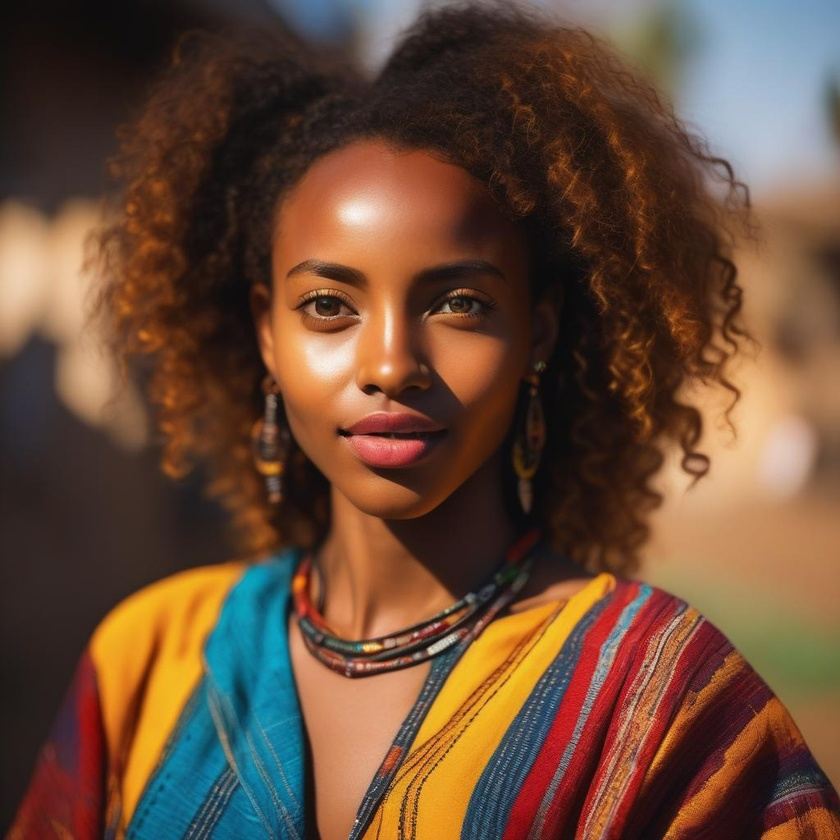
#> input picture Woman_data_set/100.jpg, 840 x 840 px, shrunk from 1024 x 1024 before the run; its folder holds only this picture in this run
$ jupyter execute Woman_data_set_reading_and_face_recognition.ipynb
#> lines starting #> are read from the running program, lines starting #| are printed output that depends on the picture
[cell 1]
import cv2
import os

# Load the image
total_con=os.listdir('Woman_data_set')
count = len(total_con)

# font
font = cv2.FONT_HERSHEY_SIMPLEX

# fontScale
fontScale = 1

# Blue color in BGR
color = (255, 0, 0)

# Line thickness of 2 px
thickness = 2

faces = []
images = []

face_classifier = cv2.CascadeClassifier(
    cv2.data.haarcascades + "haarcascade_frontalface_default.xml"
)

for con in total_con:
    image = cv2.imread("Woman_data_set/" + con, cv2.COLOR_BGR2GRAY)
#> image is the input picture: shape (840, 840, 3); mean B, G, R 56.2, 75.5, 105.8
    images.append(image)

[cell 2]
for image in images:

    gray = cv2.cvtColor(image, cv2.COLOR_BGR2GRAY)

    faces = face_classifier.detectMultiScale(
            gray,
            scaleFactor=1.1,
            minNeighbors=5,
            minSize=(30, 30),
            flags=cv2.CASCADE_SCALE_IMAGE)

    for (x, y, w, h) in faces:
        cv2.rectangle(image, (x, y), (x + w, y + h), (0, 255, 0), 3)
        cv2.putText(image, 'Woman', (x, y), font,
                   fontScale, color, thickness, cv2.LINE_AA)

    cv2.imshow("Photo",image)
    cv2.waitKey(1)
    if cv2.waitKey(1) & 0xFF == ord('q'):
        break
#> this loop made 1 pass; (key q is pressed on pass 1)
#> faces on pass 1: [[230, 711, 70, 70], [229, 169, 330, 330]]
#> pass 1, `gray = cv2.cvtColor(image, cv2.COLOR_BGR2GRAY)`:
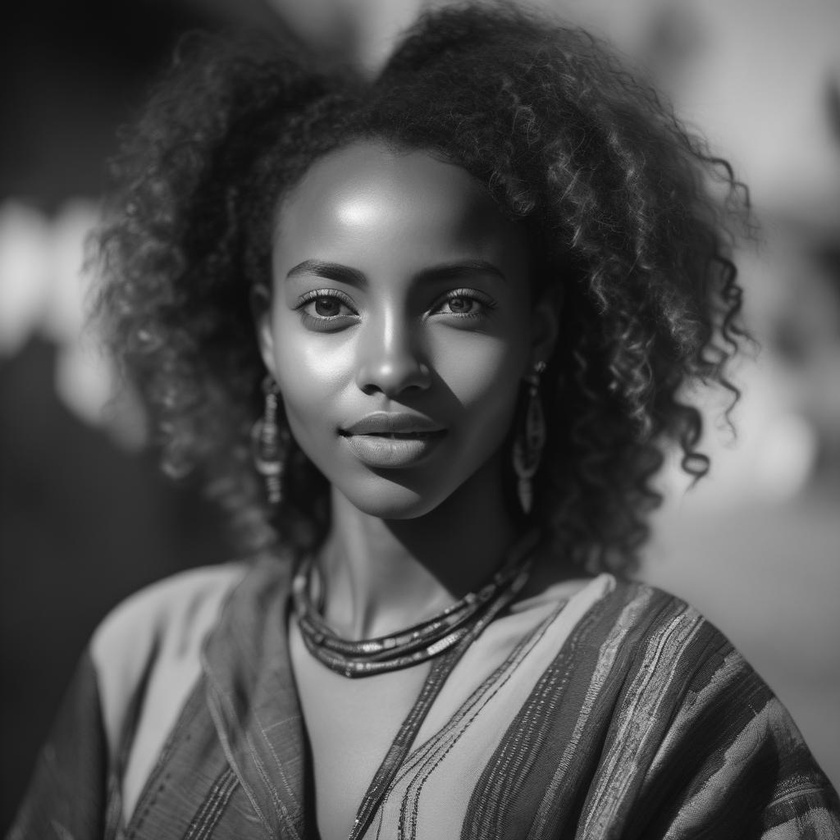
#> gray: shape (840, 840); min 5, max 246, mean 82.3
#> pass 1, `cv2.imshow("Photo",image)`:
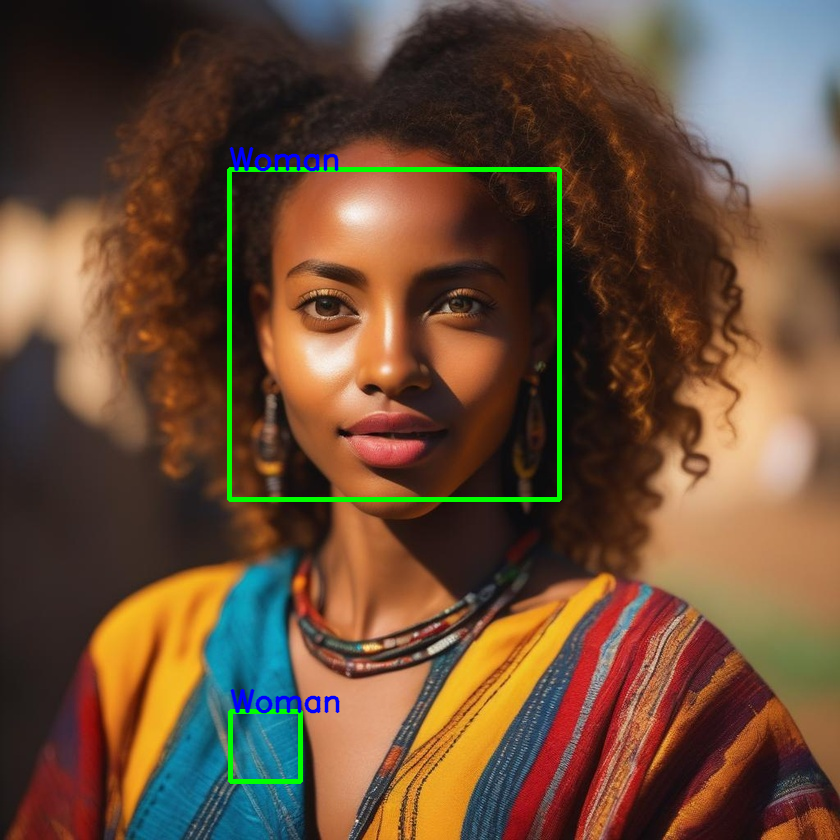
#> window 'Photo': shape (840, 840, 3); mean B, G, R 56.2, 77.5, 105


cv2.destroyAllWindows()

$ run again, on Woman_data_set/126.png
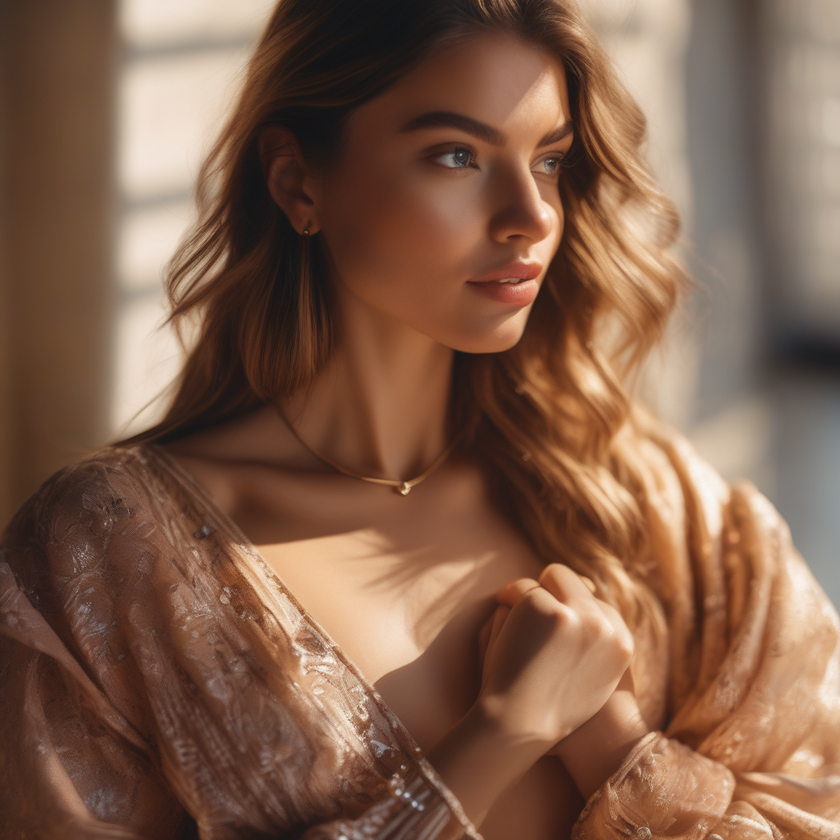
#> input picture Woman_data_set/126.png, 840 x 840 px, shrunk from 1024 x 1024 before the run
#> image is the input picture: shape (840, 840, 3); mean B, G, R 75.1, 94.9, 128.6
#> the loop `for image in images: ` made 1 pass; (key q is pressed on pass 1)
#> faces on pass 1: [[641, 470, 50, 50]]
#> pass 1, `gray = cv2.cvtColor(image, cv2.COLOR_BGR2GRAY)`:
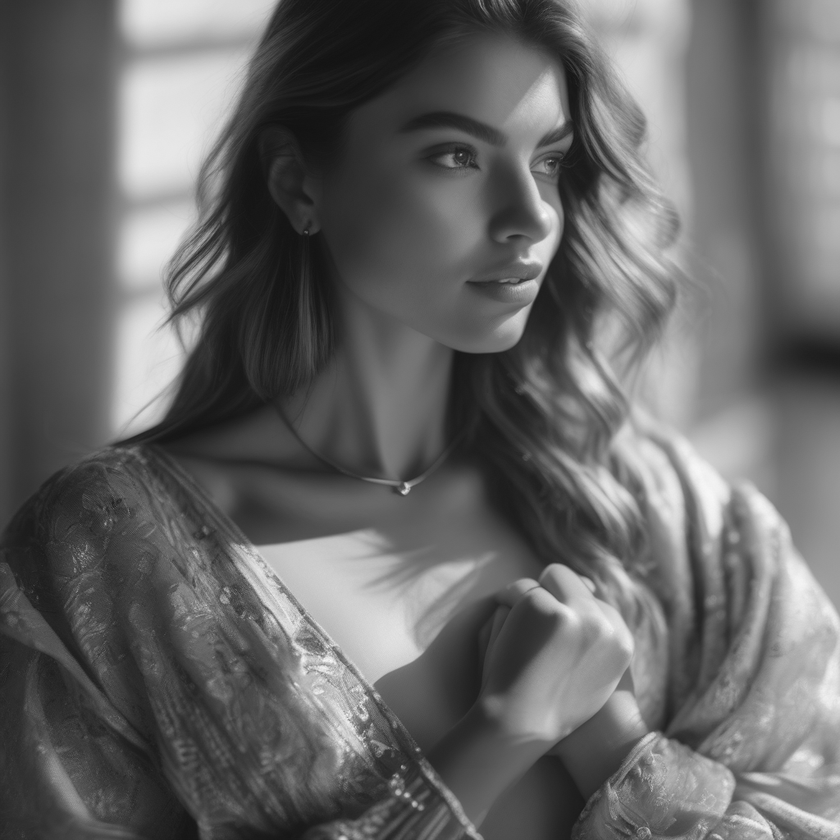
#> gray: shape (840, 840); min 18, max 251, mean 102.7
#> pass 1, `cv2.imshow("Photo",image)`:
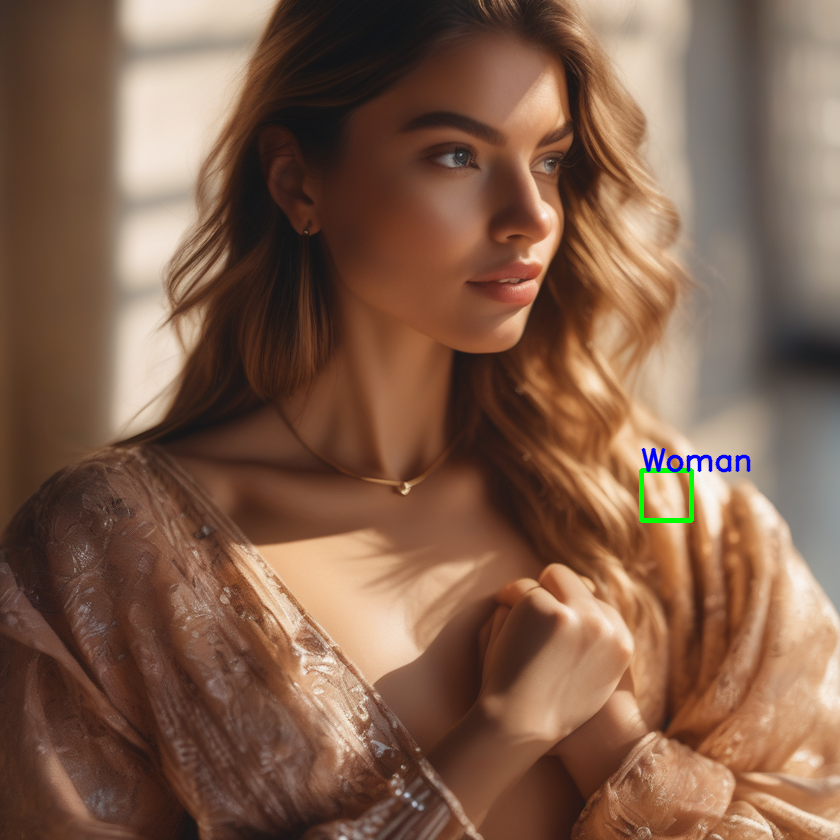
#> window 'Photo': shape (840, 840, 3); mean B, G, R 75.1, 94.7, 128.1

$ run again, on Woman_data_set/134.jpg
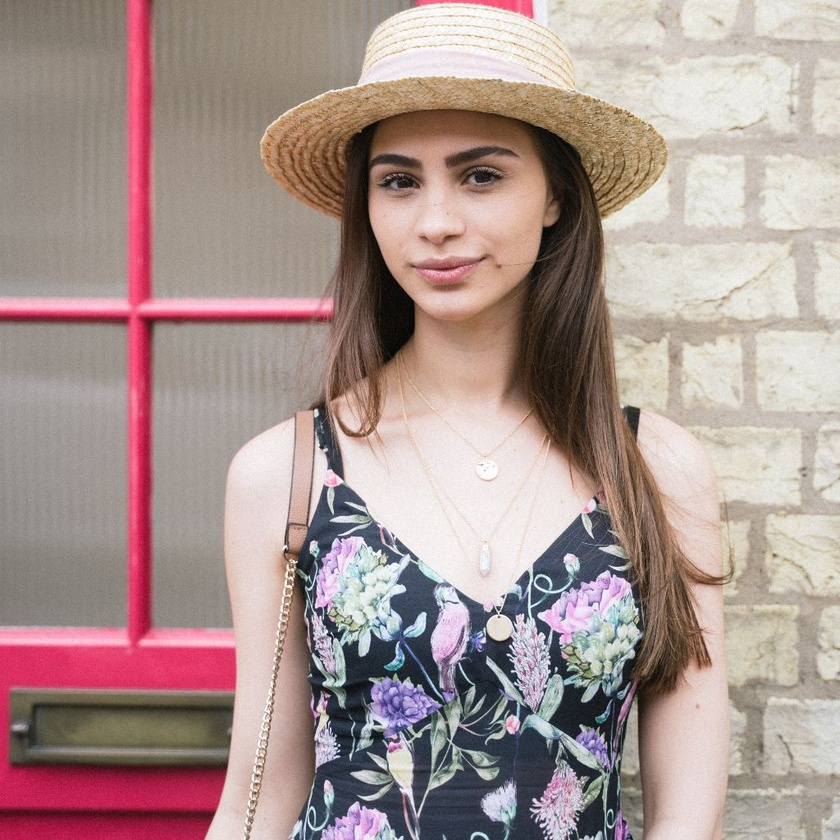
#> input picture Woman_data_set/134.jpg, 840 x 840 px, shrunk from 1024 x 1024 before the run
#> image is the input picture: shape (840, 840, 3); mean B, G, R 144.7, 148.7, 169.8
#> the loop `for image in images: ` made 1 pass; (key q is pressed on pass 1)
#> pass 1, `gray = cv2.cvtColor(image, cv2.COLOR_BGR2GRAY)`:
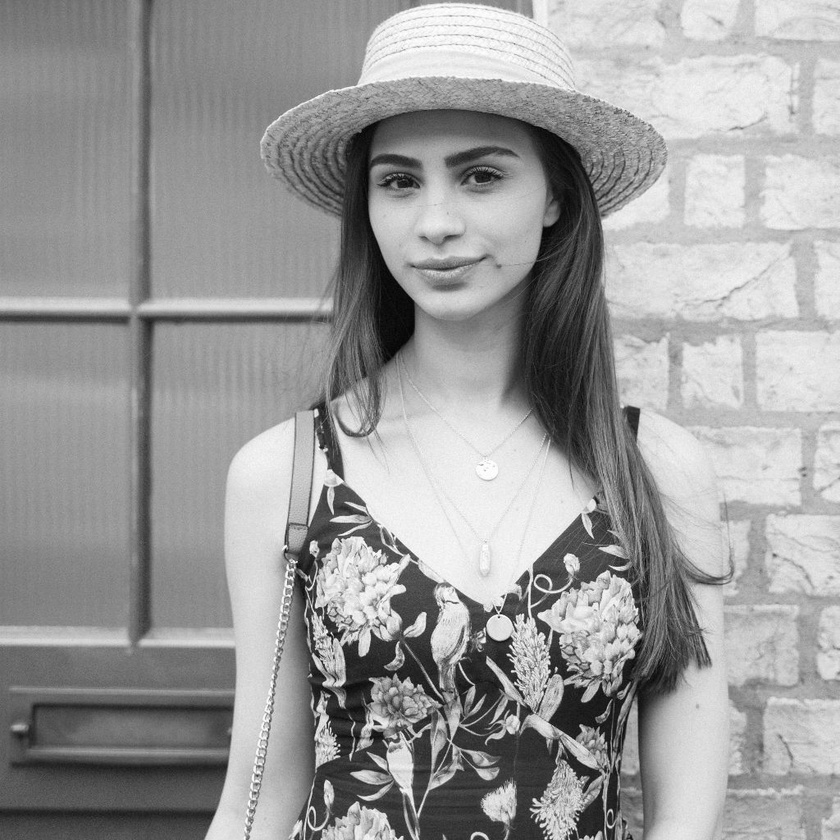
#> gray: shape (840, 840); min 1, max 255, mean 154.6
#> pass 1, `cv2.imshow("Photo",image)`:
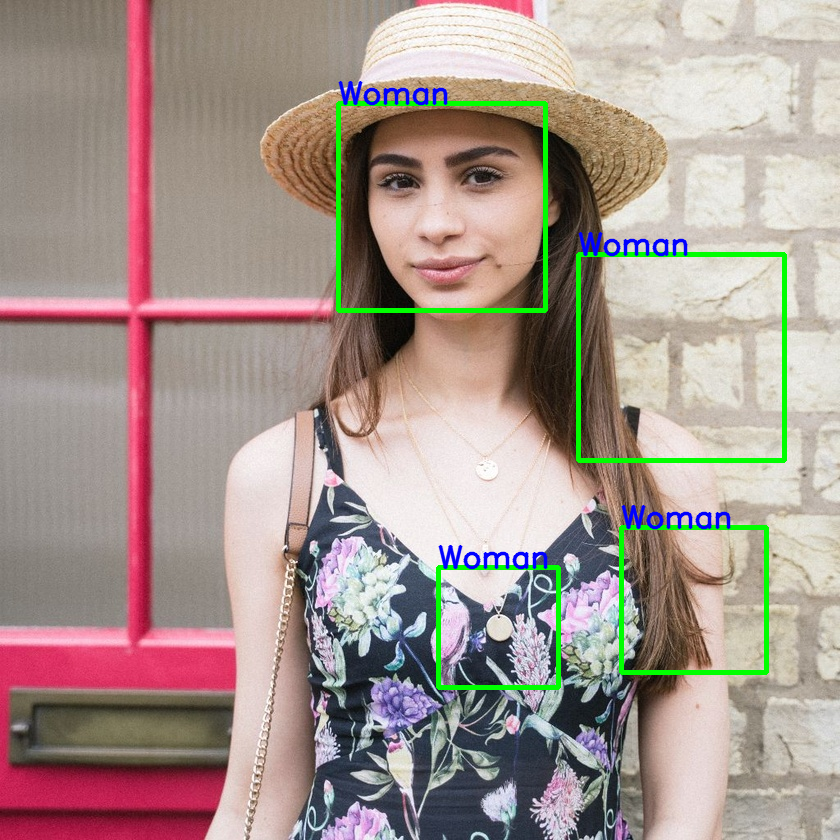
#> window 'Photo': shape (840, 840, 3); mean B, G, R 142.8, 149.9, 166

$ run again, on Woman_data_set/139.jpg
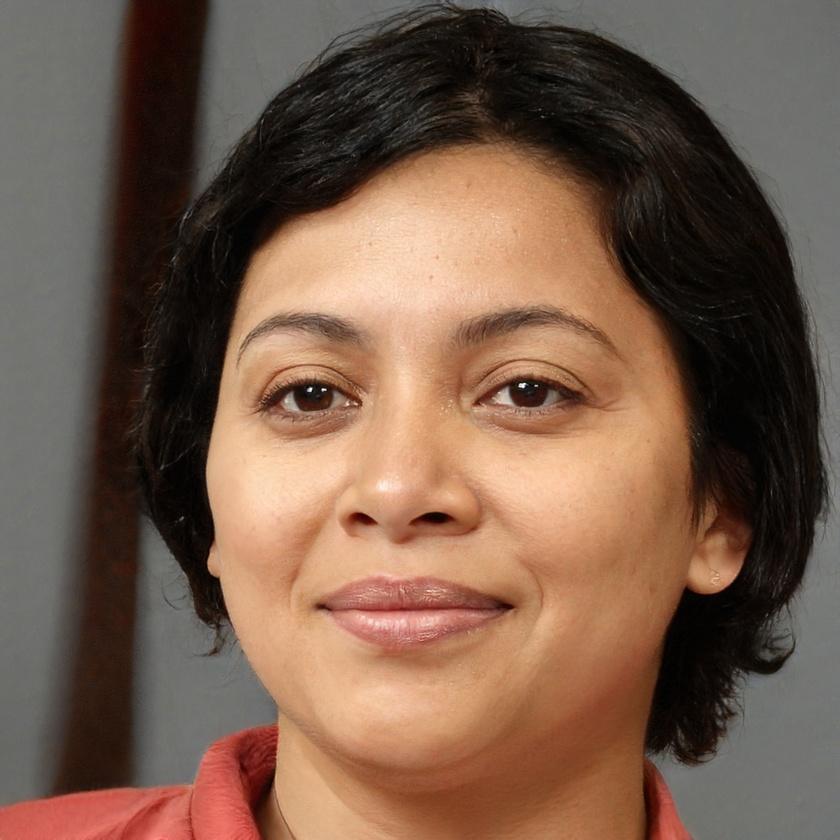
#> input picture Woman_data_set/139.jpg, 840 x 840 px, shrunk from 1024 x 1024 before the run
#> image is the input picture: shape (840, 840, 3); mean B, G, R 75.3, 92.1, 119
#> the loop `for image in images: ` made 1 pass; (key q is pressed on pass 1)
#> faces on pass 1: [[126, 155, 576, 576]]
#> pass 1, `gray = cv2.cvtColor(image, cv2.COLOR_BGR2GRAY)`:
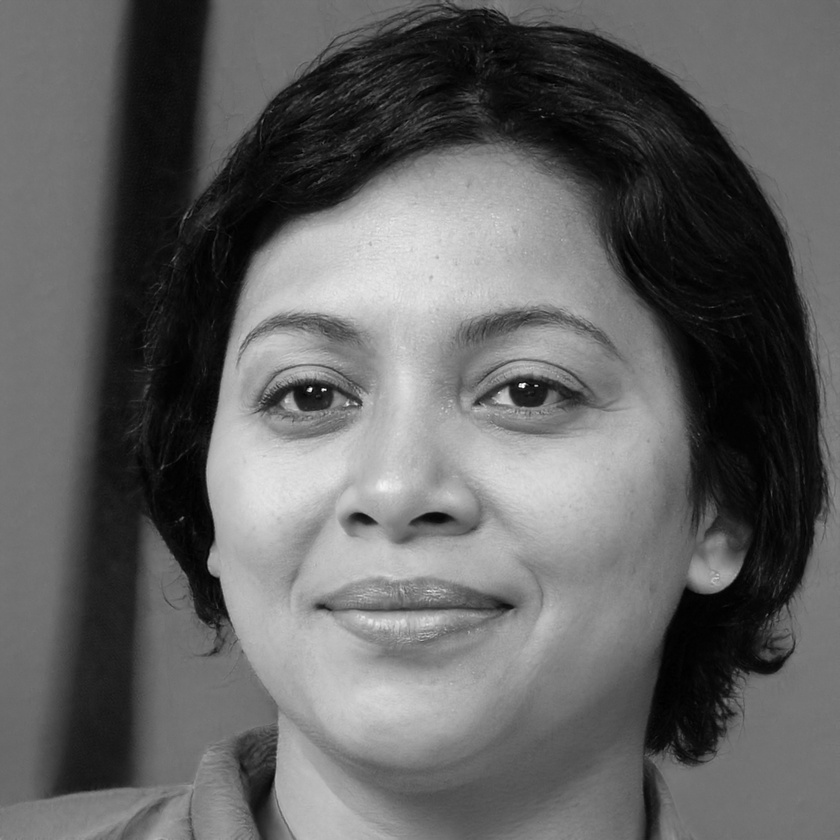
#> gray: shape (840, 840); min 0, max 254, mean 98.2
#> pass 1, `cv2.imshow("Photo",image)`:
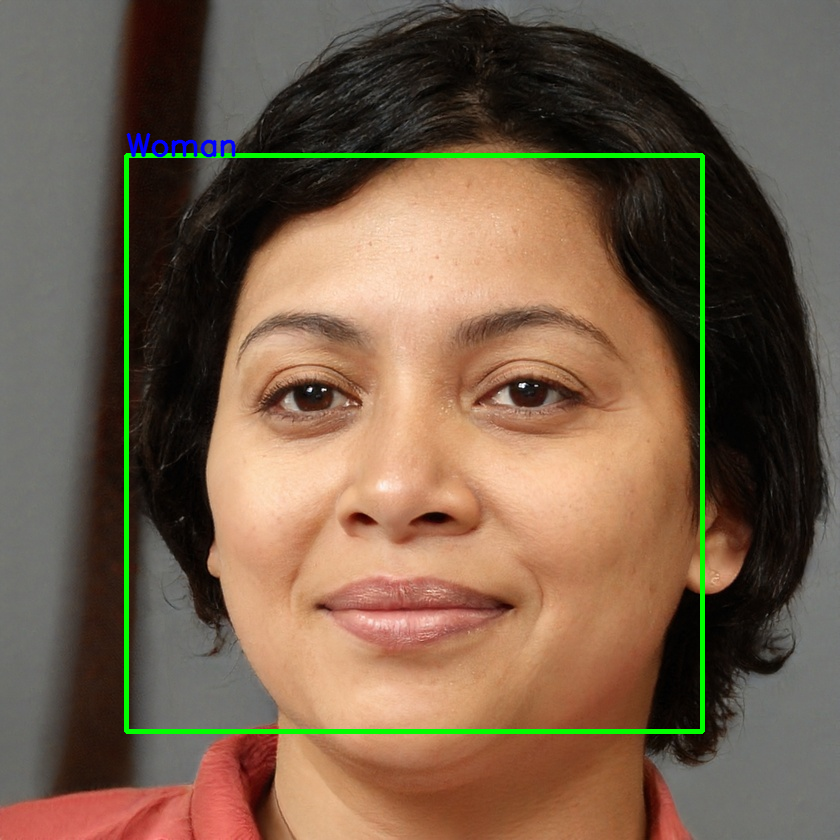
#> window 'Photo': shape (840, 840, 3); mean B, G, R 75, 95.4, 117.8

$ run again, on Woman_data_set/114.jpg
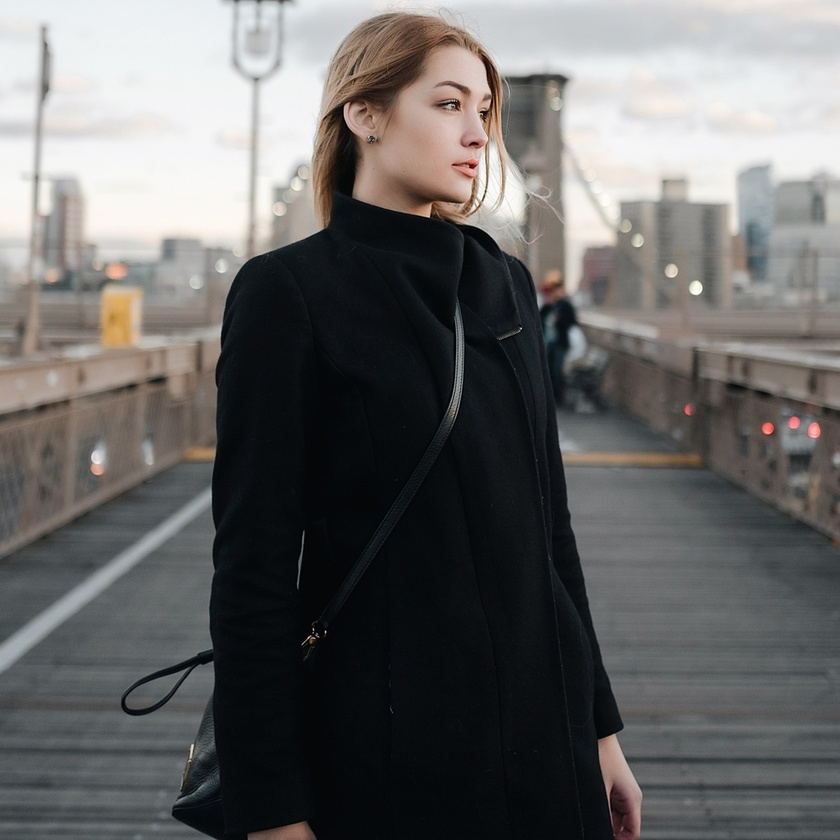
#> input picture Woman_data_set/114.jpg, 840 x 840 px, shrunk from 1024 x 1024 before the run
#> image is the input picture: shape (840, 840, 3); mean B, G, R 102.1, 102.7, 103.6
#> the loop `for image in images: ` made 1 pass; (key q is pressed on pass 1)
#> pass 1, `gray = cv2.cvtColor(image, cv2.COLOR_BGR2GRAY)`:
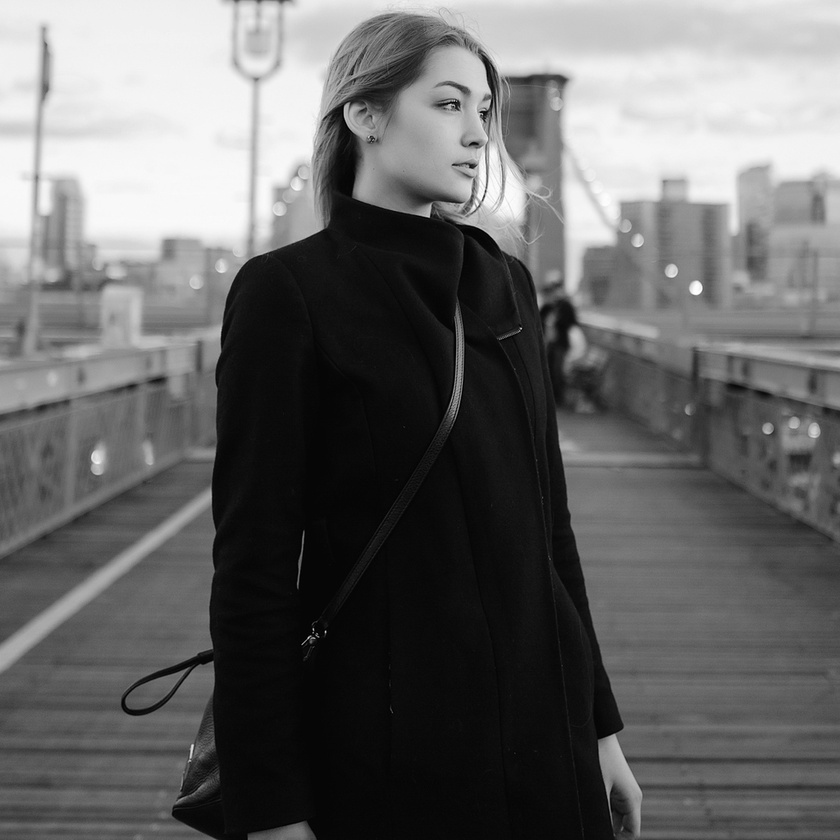
#> gray: shape (840, 840); min 0, max 255, mean 102.9
